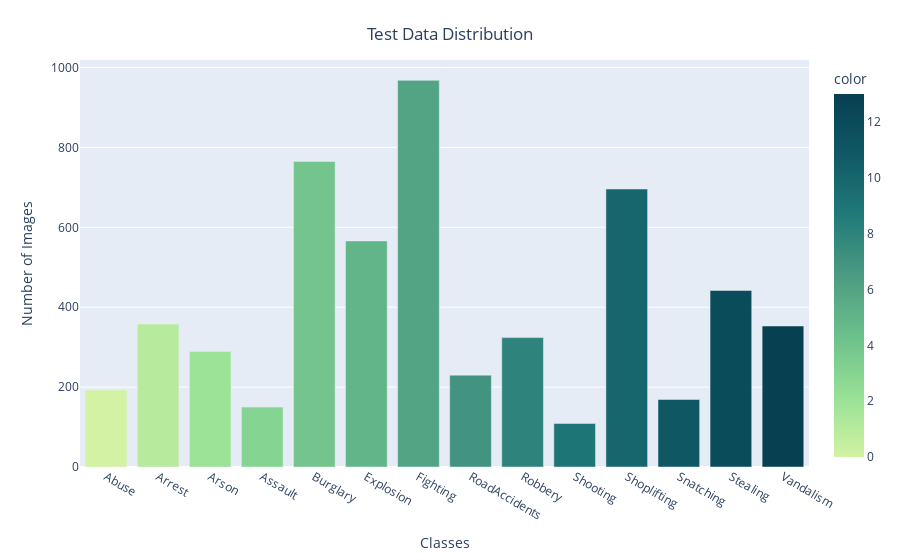

The cell this chart's notebook holds for it:
### Code cell
fig = px.bar(x = CLASS_LABELS,
             y = [list(test_generator.classes).count(i) for i in np.unique(test_generator.classes)] , 
             color = np.unique(train_generator.classes) ,
             color_continuous_scale="Emrld") 
fig.update_xaxes(title="Classes")
fig.update_yaxes(title = "Number of Images")
fig.update_layout(showlegend = True,
    title = {
        'text': 'Test Data Distribution ',
        'y':0.95,
        'x':0.5,
        'xanchor': 'center',
        'yanchor': 'top'})
fig.show()

### Figure 1 — Plotly figure (JSON) as saved in the notebook; plotly's stock layout.template omitted (floating-point values rounded to 4 significant figures)
{"data": [{"alignmentgroup": "True", "hovertemplate": "x=%{x}<br>y=%{y}<br>color=%{marker.color}<extra></extra>", "legendgroup": "", "marker": {"color": [0, 1, 2, 3, 4, 5, 6, 7, 8, 9, 10, 11, 12, 13], "coloraxis": "coloraxis", "pattern": {"shape": ""}}, "name": "", "offsetgroup": "", "orientation": "v", "showlegend": false, "textposition": "auto", "type": "bar", "x": ["Abuse", "Arrest", "Arson", "Assault", "Burglary", "Explosion", "Fighting", "RoadAccidents", "Robbery", "Shooting", "Shoplifting", "Snatching", "Stealing", "Vandalism"], "xaxis": "x", "y": [193, 358, 289, 150, 765, 566, 968, 230, 324, 109, 696, 169, 442, 353], "yaxis": "y"}], "layout": {"autosize": true, "barmode": "relative", "coloraxis": {"colorbar": {"title": {"text": "color"}}, "colorscale": [[0, "rgb(211, 242, 163)"], [0.1667, "rgb(151, 225, 150)"], [0.3333, "rgb(108, 192, 139)"], [0.5, "rgb(76, 155, 130)"], [0.6667, "rgb(33, 122, 121)"], [0.8333, "rgb(16, 89, 101)"], [1, "rgb(7, 64, 80)"]]}, "legend": {"tracegroupgap": 0}, "margin": {"t": 60}, "showlegend": true, "title": {"text": "Test Data Distribution ", "x": 0.5, "xanchor": "center", "y": 0.95, "yanchor": "top"}, "xaxis": {"anchor": "y", "autorange": true, "domain": [0, 1], "range": [-0.5, 13.5], "title": {"text": "Classes"}, "type": "category"}, "yaxis": {"anchor": "x", "autorange": true, "domain": [0, 1], "range": [0, 1019.0], "title": {"text": "Number of Images"}, "type": "linear"}}}
